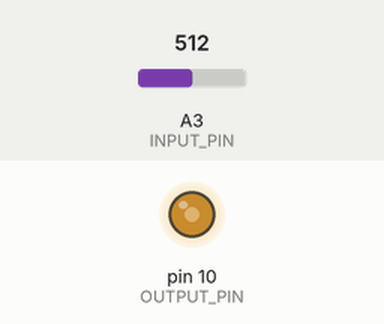
Bench run of a sketch on a simulated Arduino Uno, built with avr-gcc and run on an emulated ATmega328P. On the bench: output pins drawn as LEDs (lit = HIGH). The inputs (shaded band) are chosen by the test bench; at power-on: A3 (INPUT_PIN) = 512.

Above: at 1.15 s.
1.3 s: A3 (INPUT_PIN) set to 870
At 3.1 s:
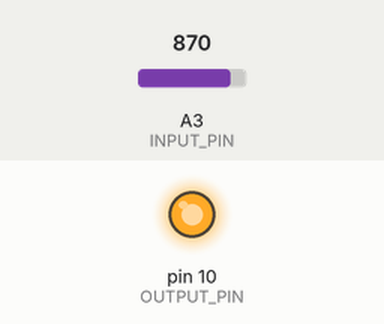
3.6 s: A3 (INPUT_PIN) set to 846
6.6 s: A3 (INPUT_PIN) set to 511
At 6.62 s:
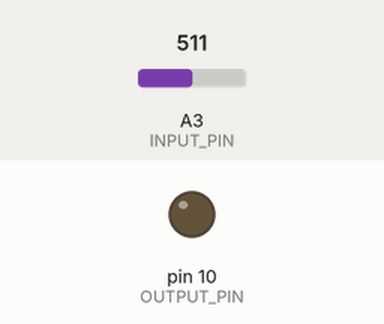
Timing chart, 0 to 15.6 s (numbered marks = the images above; inputs shaded):
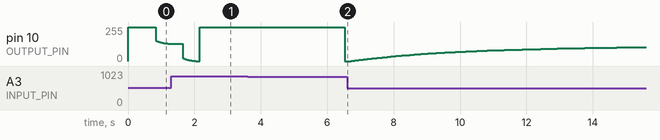

Measured:
- after the input at 3.6 s, pin 10 (OUTPUT_PIN): 255/255 → 0/255 after 2.9 s

The sketch:

BrushedMC.ino
```cpp
const int ZERO_CUTOFF = 350;
const float DAMPING = 1000.0;
const int SHIFT_TO_LONG = 21;
const int SHIFT_TO_BYTE = 23;
const bool INVERT = true;

const int INPUT_PIN = A3;
const int OUTPUT_PIN = 10;

const int ZERO_POINT = 160;
const int MAX = 860;

float adjustedLastReading = 0.0;
void setup() {
  //Serial.begin(9600);
  pinMode(OUTPUT_PIN, OUTPUT);
}


void loop() {
    int reading = analogRead(INPUT_PIN);

    //Serial.print(reading);
    //Serial.print(" ");
    if (reading < ZERO_CUTOFF)
      reading = 0;
    else
      reading -= ZERO_POINT;
    if (reading > MAX)
      reading = MAX;

    if (millis() < 500) {
      reading = 0;
    }
    float zeroToOneThrottle = reading / (float) (MAX - ZERO_POINT);

    adjustedLastReading += (zeroToOneThrottle - adjustedLastReading)/ DAMPING;
    int toWrite;
     if (INVERT)
       toWrite = (int) (255.0 * (1.0- adjustedLastReading));
    else
      toWrite = (int) (255.0 * adjustedLastReading);

    analogWrite(OUTPUT_PIN, toWrite);
    //Serial.print(adjustedLastReading);
    //Serial.print(" ");
    //Serial.println(toWrite);
    //analogWrite(OUTPUT_PIN, 0);
}
```
